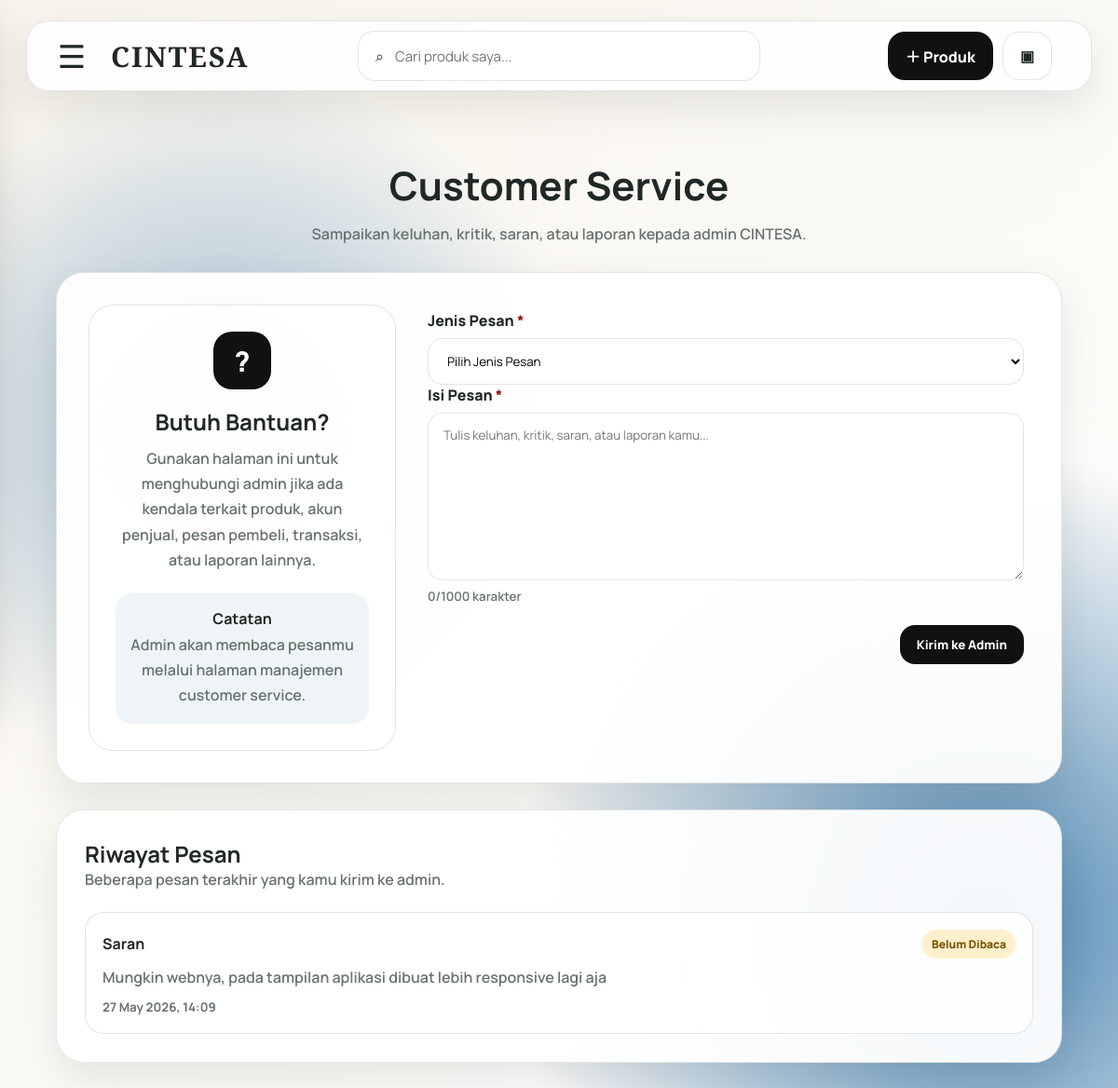
The app's page /penjual/customer_service.php (signed in) with its own data.
### tables this page shows
CREATE TABLE `customer_service` (
  `id_cs` int(11) NOT NULL,
  `id_user` int(11) NOT NULL,
  `jenis_pesan` enum('Keluhan','Saran','Kritik','Laporan') NOT NULL,
  `isi_pesan` text NOT NULL,
  `status_pesan` enum('Belum Dibaca','Sudah Dibaca') DEFAULT 'Belum Dibaca',
  `tanggal_pesan` datetime DEFAULT current_timestamp()
);

### penjual/customer_service.php (the view, shortened to what this page needs)
<?php
include __DIR__ . '/../include/koneksi.php';
include __DIR__ . '/../include/penjual_layout.php';
$id_user = (int) $_SESSION['id_user'];
$riwayat = mysqli_query($koneksi, "
    SELECT *
    FROM customer_service
    WHERE id_user = '$id_user'
    ORDER BY tanggal_pesan DESC
    LIMIT 5
");
?>
<section class="page-hero service-hero">
    <h1>Customer Service</h1>
    <p>Sampaikan keluhan, kritik, saran, atau laporan kepada admin CINTESA.</p>
</section>
<section class="service-card">
    <div class="service-info">
        <div class="service-icon">?</div>
        <h2>Butuh Bantuan?</h2>
        <p>
            Gunakan halaman ini untuk menghubungi admin jika ada kendala terkait produk,
            akun penjual, pesan pembeli, transaksi, atau laporan lainnya.
        </p>
        <div class="service-note">
            <strong>Catatan</strong>
            <p>Admin akan membaca pesanmu melalui halaman manajemen customer service.</p>
        </div>
    </div>
    <form action="proses_customer_service.php" method="POST" class="service-form">
        <div class="field-group">
            <label>Jenis Pesan <span>*</span></label>
            <select name="jenis_pesan" required>
                <option value="">Pilih Jenis Pesan</option>
            </select>
        </div>
        <div class="field-group">
            <label>Isi Pesan <span>*</span></label>
            <textarea
                name="isi_pesan"
                rows="8"
                maxlength="1000"
                placeholder="Tulis keluhan, kritik, saran, atau laporan kamu..."
                required
                id="serviceMessage"
            ></textarea>
            <small><span id="charCount">0</span>/1000 karakter</small>
        </div>
        <div class="form-actions service-actions">
            <button type="submit" name="kirim" class="btn btn-primary">
                Kirim ke Admin
            </button>
        </div>
    </form>
</section>
<section class="service-history-card">
    <div class="section-head">
        <div>
            <h2>Riwayat Pesan</h2>
            <p>Beberapa pesan terakhir yang kamu kirim ke admin.</p>
        </div>
    </div>
    <div class="service-history-list">
        <?php if (mysqli_num_rows($riwayat) > 0) { ?>
            <?php while ($row = mysqli_fetch_assoc($riwayat)) { ?>
                <article class="service-history-item">
                    <div>
                        <div class="service-history-top">
                            <strong><?php echo htmlspecialchars($row['jenis_pesan']); ?></strong>
                            <span class="<?php echo $row['status_pesan'] == 'Sudah Dibaca' ? 'status-read' : 'status-unread'; ?>">
                                <?php echo htmlspecialchars($row['status_pesan']); ?>
                            </span>
                        </div>
                        <p>
                            <?php
                            echo htmlspecialchars(substr($row['isi_pesan'], 0, 120));
                            ?>
                        </p>
                        <small>
                            <?php echo date('d M Y, H:i', strtotime($row['tanggal_pesan'])); ?>
                        </small>
                    </div>
                </article>
            <?php } ?>
        <?php } else { ?>
            <div class="empty-box">Belum ada pesan customer service.</div>
        <?php } ?>
    </div>
</section>

### assets/css/dashboard_penjual.css (style rules this page uses)
* { margin: 0; padding: 0; box-sizing: border-box; }
:root { --text: #202826; --muted: #68736f; --blue: #123865; --soft-blue: #dce8f0; --white: rgba(255,255,255,.94); --glass: rgba(255,255,255,.80); --border: rgba(32,40,38,.12); --shadow: 0 18px 45px rgba(0,0,0,.09); }
body { min-height: 100vh; font-family: "Manrope", Arial, sans-serif; color: var(--text); background: radial-gradient(circle at 20% 38%, #9dbbd1, transparent 32%), radial-gradient(circle at 88% 82%, #4d86b2, transparent 35%), linear-gradient(135deg, #f8f4ec, #fff); overflow-x: hidden; }
button, input, textarea, select { font-family: inherit; }
.nav-btn.primary, .btn-primary, .action-btn { background: #111; color: #fff; }
.hero-dashboard, .page-hero { text-align: center; margin-bottom: 42px; }
.hero-dashboard h1, .page-hero h1 { font-size: clamp(28px, 4vw, 42px); margin-bottom: 12px; }
.hero-dashboard p, .page-hero p, .product-meta, .product-desc, .toolbar p, .section-head p, .profile-card p, .chat-card p, .chat-card small, .field-group small { color: var(--muted); font-weight: 600; }
.toolbar, .section-head { display: flex; justify-content: space-between; align-items: center; gap: 18px; margin-bottom: 24px; }
.product-topline, .product-actions, .form-actions { display: flex; gap: 10px; flex-wrap: wrap; }
.btn, .action-btn { border: 0; border-radius: 16px; padding: 12px 18px; font-weight: 900; cursor: pointer; display: inline-flex; align-items: center; justify-content: center; }
.field-group { display: flex; flex-direction: column; gap: 8px; }
.field-group label { font-weight: 900; }
.field-group label span, .service-form label span { color: #9b1c12; }
.field-group input, .field-group textarea, .field-group select { width: 100%; padding: 14px 16px; border-radius: 16px; border: 1px solid var(--border); background: #fff; outline: 0; }
.service-hero { text-align: center; margin-bottom: 30px; }
.service-card { width: min(1080px, 100%); margin: 0 auto 28px; display: grid; grid-template-columns: 330px 1fr; gap: 28px; padding: 34px; border-radius: 30px; background: var(--white); border: 1px solid var(--border); box-shadow: var(--shadow); }
.service-info { text-align: center; display: flex; flex-direction: column; align-items: center; padding: 28px; border-radius: 26px; background: rgba(255,255,255,.68); border: 1px solid var(--border); }
.service-icon { width: 62px; height: 62px; margin: 0 auto 18px; border-radius: 20px; background: #111; color: #fff; display: flex; align-items: center; justify-content: center; font-size: 30px; font-weight: 900; }
.service-info h2 { margin-bottom: 10px; text-align: center; }
.service-info > p { max-width: 290px; margin: 0 auto; text-align: center; }
.service-info p { color: var(--muted); font-weight: 600; line-height: 1.7; }
.service-note { width: 100%; margin-top: 22px; padding: 16px; border-radius: 18px; background: #eef4f7; text-align: center; }
.service-note strong { display: block; margin-bottom: 4px; }
.service-note p { text-align: center; }
.service-form { padding: 6px; }
.service-form textarea { min-height: 180px; resize: vertical; }
.service-actions { justify-content: flex-end; margin-top: 22px; }
.service-history-card { width: min(1080px, 100%); margin: 0 auto; padding: 30px; border-radius: 30px; background: var(--white); border: 1px solid var(--border); box-shadow: var(--shadow); }
.service-history-list { display: flex; flex-direction: column; gap: 14px; }
.service-history-item { padding: 18px; border-radius: 20px; background: rgba(255,255,255,.78); border: 1px solid var(--border); }
.service-history-top { display: flex; align-items: center; justify-content: space-between; gap: 12px; margin-bottom: 8px; }
.service-history-item p { color: var(--muted); font-weight: 600; line-height: 1.5; margin-bottom: 8px; }
.service-history-item small { color: var(--muted); font-weight: 700; }
.status-read, .status-unread { padding: 7px 10px; border-radius: 999px; font-size: 12px; font-weight: 900; white-space: nowrap; }
.status-unread { background: #fff0cd; color: #765200; }

### records on screen
customer_service: jenis_pesan "Saran", status_pesan "Belum Dibaca", isi_pesan "Mungkin webnya, pada tampilan aplikasi dibuat lebih responsive lagi aja", tanggal_pesan "27 May 2026, 14:09"
